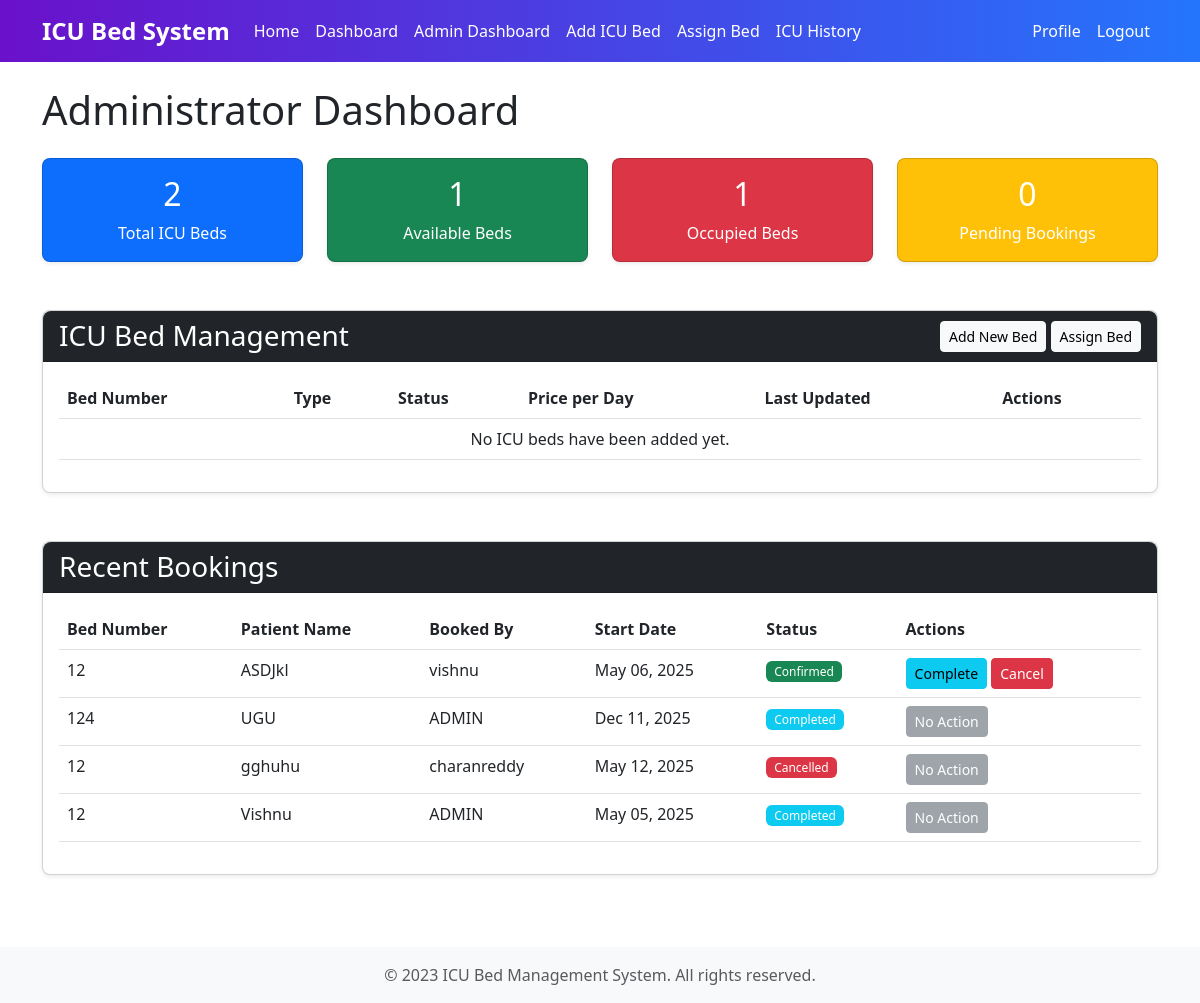
/beds/admin-dashboard/ (signed in), run on the app's committed database.
### beds/models.py (models this page shows, shortened)
class ICUBooking(models.Model):
    STATUS_CHOICES = [
        ('pending', 'Pending'),
        ('confirmed', 'Confirmed'),
        ('cancelled', 'Cancelled'),
        ('completed', 'Completed'),
    ]
    GENDER_CHOICES = [
        ('male', 'Male'),
        ('female', 'Female'),
        ('other', 'Other'),
    ]
    bed = models.ForeignKey(ICUBed, on_delete=models.CASCADE, related_name='bookings')
    booked_by = models.ForeignKey(User, on_delete=models.CASCADE, related_name='bookings')
    patient_name = models.CharField(max_length=100)
    patient_age = models.PositiveIntegerField()
    patient_gender = models.CharField(max_length=10, choices=GENDER_CHOICES)
    contact_number = models.CharField(max_length=15)
    medical_condition = models.TextField()
    start_date = models.DateField()
    end_date = models.DateField(null=True, blank=True)
    status = models.CharField(max_length=20, choices=STATUS_CHOICES, default='pending')
    booking_date = models.DateTimeField(auto_now_add=True)
    updated_at = models.DateTimeField(auto_now=True)

class ICUBed(models.Model):
    BED_TYPES = [
        ('general', 'General ICU'),
        ('cardiac', 'Cardiac ICU'),
        ('neonatal', 'Neonatal ICU'),
        ('pediatric', 'Pediatric ICU'),
        ('surgical', 'Surgical ICU'),
    ]
    bed_number = models.CharField(max_length=10, unique=True)
    bed_type = models.CharField(max_length=20, choices=BED_TYPES)
    is_available = models.BooleanField(default=True)
    description = models.TextField(blank=True, null=True)
    price_per_day = models.DecimalField(max_digits=10, decimal_places=2)
    created_at = models.DateTimeField(auto_now_add=True)
    updated_at = models.DateTimeField(auto_now=True)

### beds/views.py (the view)
# urls.py: path('admin-dashboard/', views.admin_dashboard, name='admin_dashboard'),
@login_required
def admin_dashboard(request):
    if not is_admin(request.user):
        messages.error(request, 'You do not have permission to access the admin dashboard.')
        return redirect('dashboard')
    total_beds = ICUBed.objects.count()
    available_beds = ICUBed.objects.filter(is_available=True).count()
    occupied_beds = total_beds - available_beds
    pending_bookings = ICUBooking.objects.filter(status='pending').count()
    recent_bookings = ICUBooking.objects.order_by('-booking_date')[:10]
    context = {
        'total_beds': total_beds,
        'available_beds': available_beds,
        'occupied_beds': occupied_beds,
        'pending_bookings': pending_bookings,
        'recent_bookings': recent_bookings,
    }
    return render(request, 'beds/admin_dashboard.html', context)

### beds/views.py (called while the page is built)
def is_admin(user):
    return user.is_staff or user.is_superuser

### templates/beds/admin_dashboard.html (shortened to what this page needs)
{% extends 'base.html' %}
{% block content %}
<div class="row">
    <div class="col-md-12">
        <h1 class="mb-4">Administrator Dashboard</h1>
    </div>
</div>
<div class="row mb-4">
    <div class="col-md-3">
        <div class="card text-center bg-primary text-white">
            <div class="card-body">
                <h2 class="card-title">{{ total_beds }}</h2>
                <p class="card-text">Total ICU Beds</p>
            </div>
        </div>
    </div>
    <div class="col-md-3">
        <div class="card text-center bg-success text-white">
            <div class="card-body">
                <h2 class="card-title">{{ available_beds }}</h2>
                <p class="card-text">Available Beds</p>
            </div>
        </div>
    </div>
    <div class="col-md-3">
        <div class="card text-center bg-danger text-white">
            <div class="card-body">
                <h2 class="card-title">{{ occupied_beds }}</h2>
                <p class="card-text">Occupied Beds</p>
            </div>
        </div>
    </div>
    <div class="col-md-3">
        <div class="card text-center bg-warning text-white">
            <div class="card-body">
                <h2 class="card-title">{{ pending_bookings }}</h2>
                <p class="card-text">Pending Bookings</p>
            </div>
        </div>
    </div>
</div>
<div class="row mb-4">
    <div class="col-md-12">
        <div class="card">
            <div class="card-header bg-dark text-white d-flex justify-content-between align-items-center">
                <h3 class="mb-0">ICU Bed Management</h3>
                <div>
                    <a href="{% url 'add_bed' %}" class="btn btn-light btn-sm">Add New Bed</a>
                    <a href="{% url 'assign_bed' %}" class="btn btn-light btn-sm">Assign Bed</a>
                </div>
            </div>
            <div class="card-body">
                <div class="table-responsive">
                    <table class="table table-hover">
                        <thead>
                            <tr>
                                <th>Bed Number</th>
                                <th>Type</th>
                                <th>Status</th>
                                <th>Price per Day</th>
                                <th>Last Updated</th>
                                <th>Actions</th>
                            </tr>
                        </thead>
                        <tbody id="bed-list">
                            {% for bed in beds %}
                                <tr>
                                    <td>{{ bed.bed_number }}</td>
                                    <td>{{ bed.get_bed_type_display }}</td>
                                    <td>
                                        {% if bed.is_available %}
                                            <span class="badge bg-success">Available</span>
                                        {% else %}
                                            <span class="badge bg-danger">Occupied</span>
                                        {% endif %}
                                    </td>
                                    <td>${{ bed.price_per_day }}</td>
                                    <td>{{ bed.updated_at|date:"M d, Y H:i" }}</td>
                                    <td>
                                        <a href="{% url 'edit_bed' bed.id %}" class="btn btn-sm btn-primary">Edit</a>
                                    </td>
                                </tr>
                            {% empty %}
                                <tr>
                                    <td colspan="6" class="text-center">No ICU beds have been added yet.</td>
                                </tr>
                            {% endfor %}
                        </tbody>
                    </table>
                </div>
            </div>
        </div>
    </div>
</div>
<div class="row">
    <div class="col-md-12">
        <div class="card">
            <div class="card-header bg-dark text-white">
                <h3 class="mb-0">Recent Bookings</h3>
            </div>
            <div class="card-body">
                <div class="table-responsive">
                    <table class="table table-hover">
                        <thead>
                            <tr>
                                <th>Bed Number</th>
                                <th>Patient Name</th>
                                <th>Booked By</th>
                                <th>Start Date</th>
                                <th>Status</th>
                                <th>Actions</th>
                            </tr>
                        </thead>
                        <tbody>
                            {% for booking in recent_bookings %}
                                <tr>
                                    <td>{{ booking.bed.bed_number }}</td>
                                    <td>{{ booking.patient_name }}</td>
                                    <td>{{ booking.booked_by.username }}</td>
                                    <td>{{ booking.start_date|date:"M d, Y" }}</td>
                                    <td>
                                        {% if booking.status == 'pending' %}
                                            <span class="badge bg-warning">Pending</span>
                                        {% elif booking.status == 'confirmed' %}
                                            <span class="badge bg-success">Confirmed</span>
                                        {% elif booking.status == 'cancelled' %}
                                            <span class="badge bg-danger">Cancelled</span>
                                        {% elif booking.status == 'completed' %}
                                            <span class="badge bg-info">Completed</span>
                                        {% endif %}
                                    </td>
                                    <td>
                                        {% if booking.status == 'pending' %}
                                            <form method="post" action="{% url 'manage_booking' booking.id %}" class="d-inline">
                                                {% csrf_token %}
                                                <input type="hidden" name="action" value="confirm">
                                                <button type="submit" class="btn btn-sm btn-success">Confirm</button>
                                            </form>
                                            <form method="post" action="{% url 'manage_booking' booking.id %}" class="d-inline">
                                                {% csrf_token %}
                                                <input type="hidden" name="action" value="cancel">
                                                <button type="submit" class="btn btn-sm btn-danger">Cancel</button>
                                            </form>
                                        {% elif booking.status == 'confirmed' %}
                                            <form method="post" action="{% url 'manage_booking' booking.id %}" class="d-inline">
                                                <button type="submit" class="btn btn-sm btn-info">Complete</button>
                                            </form>
                                            <form method="post" action="{% url 'manage_booking' booking.id %}" class="d-inline">
                                                <button type="submit" class="btn btn-sm btn-danger">Cancel</button>
                                            </form>
                                        {% else %}
                                            <button class="btn btn-sm btn-secondary" disabled>No Action</button>
                                        {% endif %}
                                    </td>
                                </tr>
                            {% empty %}
                                <tr>
                                    <td colspan="6" class="text-center">No recent bookings found.</td>
                                </tr>
                            {% endfor %}
                        </tbody>
                    </table>
                </div>
            </div>
        </div>
    </div>
</div>
{% endblock %}

### templates/base.html (shortened to what this page needs)
<!DOCTYPE html>
<html lang="en">
<head>
    <link rel="stylesheet" href="https://cdn.jsdelivr.net/npm/bootstrap@5.3.0/dist/css/bootstrap.min.css">
    <link rel="stylesheet" href="https://cdn.jsdelivr.net/npm/feather-icons/dist/feather.min.css">
    <link rel="stylesheet" href="/static/css/style.css">
</head>
<body>
    <nav class="navbar navbar-expand-lg navbar-dark bg-dark bg-new">
        <div class="container">
            <a class="navbar-brand" href="{% url 'home' %}">ICU Bed System</a>
            <div class="collapse navbar-collapse" id="navbarNav">
                <ul class="navbar-nav me-auto">
                    <li class="nav-item">
                        <a class="nav-link" href="{% url 'home' %}">Home</a>
                    </li>
                    {% if user.is_authenticated %}
                        <li class="nav-item">
                            <a class="nav-link" href="{% url 'dashboard' %}">Dashboard</a>
                        </li>
                        {% if user.is_staff %}
                            <li class="nav-item">
                                <a class="nav-link" href="{% url 'admin_dashboard' %}">Admin Dashboard</a>
                            </li>
                            <li class="nav-item">
                                <a class="nav-link" href="{% url 'add_bed' %}">Add ICU Bed</a>
                            </li>
                            <li class="nav-item">
                                <a class="nav-link" href="{% url 'assign_bed' %}">Assign Bed</a>
                            </li>
                            <li class="nav-item">
                                <a class="nav-link" href="{% url 'icu_history' %}">ICU History</a>
                            </li>
                        {% endif %}
             </li>       {% endif %}
                </ul>
                <ul class="navbar-nav ms-auto">
                    {% if user.is_authenticated %}
                        <li class="nav-item">
                            <a class="nav-link" href="{% url 'profile' %}">Profile</a>
                        </li>
                            <a class="nav-link" href="{% url 'logout_view' %}">Logout</a>
                    {% endif %}
                </ul>
            </div>
        </div>
    </nav>
    <div class="container mt-4">
        {% block content %}{% endblock %}
    </div>
    <footer class="footer mt-5 py-3 bg-light">
        <div class="container text-center">
            <span class="text-muted">© 2023 ICU Bed Management System. All rights reserved.</span>
        </div>
    </footer>
</body>
</html>

### static/css/style.css (style rules this page uses)
.card { margin-bottom: 1.5rem; border-radius: 0.5rem; box-shadow: 0 0.125rem 0.25rem rgba(0, 0, 0, 0.075); }
.card-header { border-radius: 0.5rem 0.5rem 0 0 !important; }
.badge { font-weight: 500; padding: 0.35em 0.65em; }
.footer { position: relative; bottom: 0; width: 100%; margin-top: 2rem; }
.table-responsive { border-radius: 0.25rem; }

### templates/base.html (style rules this page uses)
.bg-new { background-image: linear-gradient(to right, #6a11cb, #2575fc); color: white; }
.navbar-brand { font-weight: bold; font-size: 1.5rem; }
.nav-link { color: white !important; transition: color 0.3s ease; }

### data on the page
ICUBooking: bed.bed_number "12", patient_name "ASDJkl", booked_by.username "vishnu", start_date "May 06, 2025", status "Confirmed"
ICUBooking: bed.bed_number "124", patient_name "UGU", booked_by.username "ADMIN", start_date "Dec 11, 2025", status "Completed"
ICUBooking: bed.bed_number "12", patient_name "gghuhu", booked_by.username "charanreddy", start_date "May 12, 2025", status "Cancelled"
ICUBooking: bed.bed_number "12", patient_name "Vishnu", booked_by.username "ADMIN", start_date "May 05, 2025", status "Completed"

### other printed values
{{ total_beds }} "2"
{{ available_beds }} "1"
{{ occupied_beds }} "1"
{{ pending_bookings }} "0"
